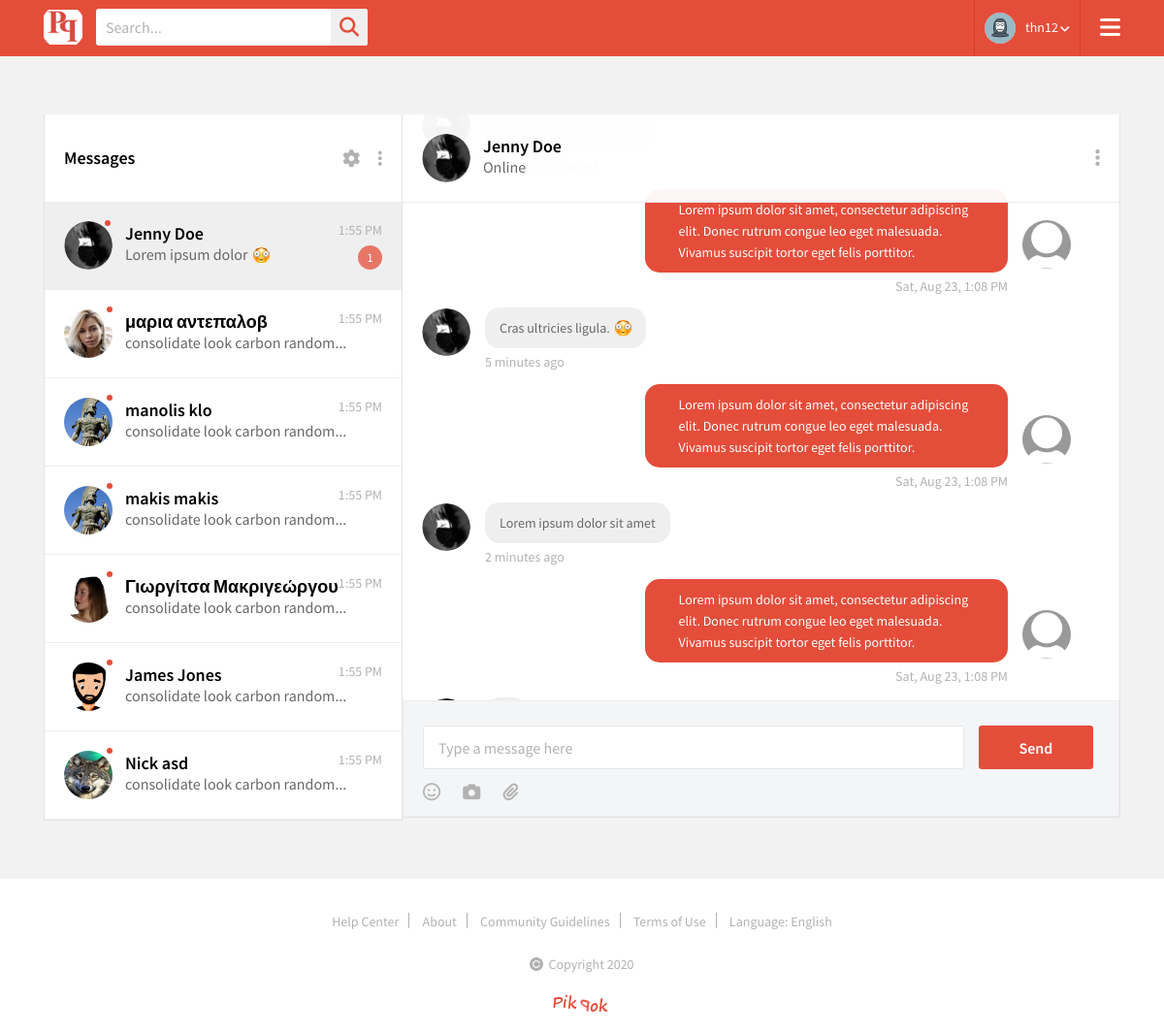
The app's page /messages.php (signed in) with its own data.
### tables this page shows
CREATE TABLE `members` (
  `username` varchar(100) NOT NULL,
  `password` mediumtext NOT NULL,
  `fname` varchar(100) NOT NULL,
  `lname` varchar(100) NOT NULL,
  `email` varchar(100) NOT NULL,
  `date_of_registration` date NOT NULL,
  `id` int(30) NOT NULL,
  `sex` tinyint(1) DEFAULT NULL,
  `date_of_birth` date DEFAULT NULL,
  `profile_pic` varchar(100) DEFAULT NULL,
  `picture_path` varchar(100) DEFAULT NULL,
  `bio` text DEFAULT NULL
);

### messages.php (the view, shortened to what this page needs)
<?php
require('db/db.php');
if (isset($_SESSION['username']))
	$uname = ($_SESSION['username']);
$query_users = "SELECT * FROM members WHERE username <> '$uname' LIMIT 6";
$result_users = mysqli_query($con, $query_users);
?>
<!DOCTYPE html>
<html>
<head>
	<link rel="stylesheet" type="text/css" href="css/animate.css">
	<link rel="stylesheet" type="text/css" href="css/bootstrap.min.css">
	<link rel="stylesheet" type="text/css" href="css/flatpickr.min.css">
	<link rel="stylesheet" type="text/css" href="lib/slick/slick.css">
	<link rel="stylesheet" type="text/css" href="css/jquery.mCustomScrollbar.min.css">
	<link rel="stylesheet" type="text/css" href="lib/slick/slick-theme.css">
	<link rel="stylesheet" type="text/css" href="css/style.css">
	<link rel="stylesheet" type="text/css" href="css/responsive.css">
</head>
<body oncontextmenu="return false;">
	<div class="wrapper">
		<header>
			<div class="container">
				<div class="header-data">
					<div class="logo">
						<a href="index.php" title=""><img src="images/logo.png" alt=""></a>
					</div>
					<div class="search-bar">
						<form>
							<input type="text" name="search" id="search" placeholder="Search...">
							<button type="submit"><i class="fa fa-search"></i></button>
						</form>
					</div>
					<div class="menu-btn">
						<a href="#" title=""><i class="fa fa-bars"></i></a>
					</div>
			<?php
				if(isset($_SESSION['username'])) {
				$uname = $_SESSION['username'];
				$query_picture = "SELECT picture_path, profile_pic FROM members WHERE username = '$uname'";
				$result_picture = mysqli_query($con, $query_picture);
				$row_picture = mysqli_fetch_array($result_picture);
				$picture_path = $row_picture['picture_path'];
				$picture_name = $row_picture['profile_pic'];
				echo "
					<div class='user-account'>
						<div class='user-info'>
							<img style=\"width:32px; height:32px;\" src=\"".$picture_path.$picture_name."\" alt=\"users photo\"/>
							<a href='profile3.php' title=''>";?>
							<?php if(isset($_SESSION['username']))  echo $_SESSION['username'];
							echo "</a>
							<i class='fa fa-angle-down'></i>
						</div>
						<div class='user-account-settingss'>
							<h3>Online Status</h3>
							<ul class='on-off-status'>
								<li>
									<div class='fgt-sec'>
										<input type='radio' name='cc' id='c5'>
										<label for='c5'>
											<span></span>
										</label>
										<small>Online</small>
									</div>
								</li>
								<li>
									<div class='fgt-sec'>
										<input type='radio' name='cc' id='c6'>
										<label for='c6'>
											<span></span>
										</label>
										<small>Offline</small>
									</div>
								</li>
							</ul>
							<h3>Custom Status</h3>
							<div class='search_form'>
								<form>
									<input type='text' name='search'>
									<button type='submit'>Ok</button>
								</form>
							</div>
							<h3>Setting</h3>
							<ul class='us-links'>
								<li><a href='profile3.php' title=''>My Profile</a></li>
								<li><a href='profile-account-setting.php' title=''>Account Setting</a></li>
								<li><a href='privacy_policy.php' title=''>Privacy</a></li>
								<li><a href='termsofuse.php' title=''>Terms & Conditions</a></li>
							</ul>
							<h3 class='tc'><a href='db/logout.php' title=''>Logout</a></h3>
						</div>
					</div>
					";
				}
					else
						echo "<div class='user-account'>
						<div class='user-info' style='margin-left:auto; margin-right:auto;'>
							<a href='signin.php' title=''> <i class='fa fa-sign-in fa-lg'></i> Sign In</a>
						</div>
					";
			?>
				</div>
			</div>
		</header>
		<section class="messages-page">
			<div class="container">
				<div class="messages-sec">
					<div class="row">
						<div class="col-lg-4 col-md-12 no-pdd">
							<div class="msgs-list">
								<div class="msg-title">
									<h3>Messages</h3>
									<ul>
										<li><a href="#" title=""><i class="fa fa-cog"></i></a></li>
										<li><a href="#" title=""><i class="fa fa-ellipsis-v"></i></a></li>
									</ul>
								</div>
								<div class="messages-list">
									<ul>
										<li class="active">
											<div class="usr-msg-details">
												<div class="usr-ms-img">
													<img src="images/s2.png" alt="">
													<span class="msg-status"></span>
												</div>
												<div class="usr-mg-info">
													<h3>Jenny Doe</h3>
													<p>Lorem ipsum dolor <img src="images/smley.png" alt=""></p>
												</div>
												<span class="posted_time">1:55 PM</span>
												<span class="msg-notifc">1</span>
											</div>
										</li>
										<?php while ($row_users = mysqli_fetch_array($result_users)) {
										echo '
										<li>
											<div class="usr-msg-details">
												<div class="usr-ms-img">
													<img style="width:50px; height:50px;" src="'.$row_users['picture_path'].$row_users['profile_pic'].'" alt="users photo"/>
													<span class="msg-status"></span>
												</div>
												<div class="usr-mg-info">
													<h3>'.$row_users['fname']." ".$row_users['lname'].'</h3>
													<p>consolidate look carbon random...</p>
												</div>
												<span class="posted_time">1:55 PM</span>
											</div>
										</li>
										'
										;
									}?>
									</ul>
								</div>
							</div>
						</div>
						<div class="col-lg-8 col-md-12 pd-right-none pd-left-none">
							<div class="main-conversation-box">
								<div class="message-bar-head">
									<div class="usr-msg-details">
										<div class="usr-ms-img">
											<img src="images/s2.png" alt="">
										</div>
										<div class="usr-mg-info">
											<h3>Jenny Doe</h3>
											<p>Online</p>
										</div>
									</div>
									<a href="#" title=""><i class="fa fa-ellipsis-v"></i></a>
								</div>
								<div class="messages-line">
									<div class="main-message-box">
										<div class="messg-usr-img">
										</div>
										<div class="message-dt">
											<div class="message-inner-dt img-bx">
											</div>
											<span>Sat, Aug 23, 1:08 PM</span>
										</div>
									</div>
									<div class="main-message-box ta-right">
										<div class="message-dt">
											<div class="message-inner-dt">
												<p>Lorem ipsum dolor sit amet, consectetur adipiscing elit. Donec rutrum congue leo eget malesuada. Vivamus suscipit tortor eget felis porttitor.</p>
											</div>
											<span>Sat, Aug 23, 1:08 PM</span>
										</div>
										<div class="messg-usr-img">
											<img src="images/default-avatar.jpg" alt="">
										</div>
									</div>
									<div class="main-message-box st3">
										<div class="message-dt st3">
											<div class="message-inner-dt">
												<p>Cras ultricies ligula.<img src="images/smley.png" alt=""></p>
											</div>
											<span>5 minutes ago</span>
										</div>
										<div class="messg-usr-img">
											<img src="images/s2.png" alt="">
										</div>
									</div>
									<div class="main-message-box ta-right">
										<div class="message-dt">
											<div class="message-inner-dt">
												<p>Lorem ipsum dolor sit amet, consectetur adipiscing elit. Donec rutrum congue leo eget malesuada. Vivamus suscipit tortor eget felis porttitor.</p>
											</div>
											<span>Sat, Aug 23, 1:08 PM</span>
										</div>
										<div class="messg-usr-img">
											<img src="images/default-avatar.jpg" alt="">
										</div>
									</div>
									<div class="main-message-box st3">
										<div class="message-dt st3">
											<div class="message-inner-dt">
												<p>Lorem ipsum dolor sit amet</p>
											</div>
											<span>2 minutes ago</span>
										</div>
										<div class="messg-usr-img">
											<img src="images/s2.png" alt="">
										</div>
									</div>
									<div class="main-message-box ta-right">
										<div class="message-dt">
											<div class="message-inner-dt">
												<p>Lorem ipsum dolor sit amet, consectetur adipiscing elit. Donec rutrum congue leo eget malesuada. Vivamus suscipit tortor eget felis porttitor.</p>
											</div>
											<span>Sat, Aug 23, 1:08 PM</span>
										</div>
										<div class="messg-usr-img">
											<img src="images/default-avatar.jpg" alt="">
										</div>
									</div>
									<div class="main-message-box st3">
										<div class="message-dt st3">
											<div class="message-inner-dt">
												<p>....</p>
											</div>
										</div>
										<div class="messg-usr-img">
											<img src="images/s2.png" alt="">
										</div>
									</div>
								</div>
								<div class="message-send-area">
									<form>
										<div class="mf-field">
											<input type="text" name="message" placeholder="Type a message here">
											<button type="submit">Send</button>
										</div>
										<ul>
											<li><a href="#" title=""><i class="fa fa-smile-o"></i></a></li>
											<li><a href="#" title=""><i class="fa fa-camera"></i></a></li>
											<li><a href="#" title=""><i class="fa fa-paperclip"></i></a></li>
										</ul>
									</form>
								</div>
							</div>
						</div>
					</div>
				</div>
			</div>
		</section>
		<footer>
			<div class="footy-sec mn no-margin">
				<div class="container">
					<ul>
						<li><a href="help_center.php" title="">Help Center</a></li>
						<li><a href="about.php" title="">About</a></li>
						<li><a href="community_guidelines.php" title="">Community Guidelines</a></li>
						<li><a href="termsofuse.php" title="">Terms of Use</a></li>
						<li><a href="#" title="">Language: English</a></li>
					</ul>
					<p><img src="images/copy-icon2.png" alt="">Copyright <script type="text/javascript">document.write(new Date().getFullYear());</script></p>
					<img class="fl-rgt" src="images/logo2.png" alt="">
				</div>
			</div>
		</footer>
	</div>
</body>
</html>

### css/responsive.css (style rules this page uses)
@media (max-width: 1200px) { .menu-btn { display: block; } }
@media (max-width: 1200px) { .footy-sec ul { width: 100%;text-align: center; } }
@media (max-width: 1200px) { .fl-rgt { float: none;margin-top: 0;padding-bottom: 20px;width: auto;padding-right: 0; } }
@media (max-width: 1200px) { .footy-sec.mn p { margin-top: 0;padding-bottom: 20px; } }
@media (max-width: 1200px) { .footy-sec.mn ul { padding: 30px 0 25px 0; } }
@media (max-width: 1200px) { .footy-sec p { width: 100%;text-align: center;margin-top: 15px; } }
@media (max-width: 1200px) { .footy-sec p img { float: none;top: 2px; } }
@media (max-width: 1200px) { .footy-sec { text-align: center; } }

### records on screen
members: picture_path+profile_pic (placeholder picture)
members: picture_path+profile_pic (picture), fname "μαρια", lname "αντεπαλοβ"
members: picture_path+profile_pic (picture), fname "manolis", lname "klo"
members: picture_path+profile_pic (picture), fname "makis", lname "makis"
members: picture_path+profile_pic (picture), fname "Γιωργίτσα", lname "Μακριγεώργου"
members: picture_path+profile_pic (picture), fname "James", lname "Jones"
members: picture_path+profile_pic (picture), fname "Nick", lname "asd"

### other values on screen
$_SESSION['username'] "thn12"
